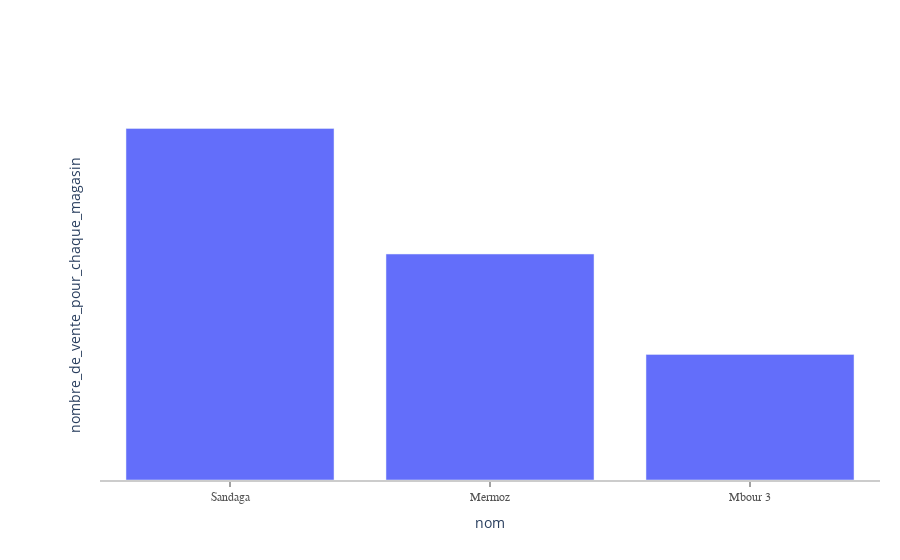

Notebook cell for this chart:
### Code cell
drawBar("select m.nom, count(num_vente) as nombre_de_vente_pour_chaque_magasin from magasin m join vente v on (m.num_mag = v.num_mag) group by m.num_mag")

### Figure 1 — Plotly figure (JSON) as saved in the notebook; plotly's stock layout.template omitted (floating-point values rounded to 4 significant figures)
{"data": [{"alignmentgroup": "True", "hovertemplate": "nom=%{x}<br>nombre_de_vente_pour_chaque_magasin=%{y}<extra></extra>", "legendgroup": "", "marker": {"color": "#636efa", "pattern": {"shape": ""}}, "name": "", "offsetgroup": "", "orientation": "v", "showlegend": false, "textposition": "auto", "type": "bar", "x": ["Sandaga", "Mermoz", "Mbour 3"], "xaxis": "x", "y": [42, 27, 15], "yaxis": "y"}], "layout": {"autosize": false, "barmode": "relative", "legend": {"tracegroupgap": 0}, "margin": {"autoexpand": false, "l": 100, "r": 20, "t": 110}, "plot_bgcolor": "white", "showlegend": false, "xaxis": {"anchor": "y", "domain": [0, 1], "linecolor": "rgb(204, 204, 204)", "linewidth": 2, "showgrid": false, "showline": true, "showticklabels": true, "tickfont": {"color": "rgb(82, 82, 82)", "family": "Arial", "size": 12}, "ticks": "outside", "title": {"text": "nom"}}, "yaxis": {"anchor": "x", "domain": [0, 1], "showgrid": false, "showline": false, "showticklabels": false, "title": {"text": "nombre_de_vente_pour_chaque_magasin"}, "zeroline": false}}}
